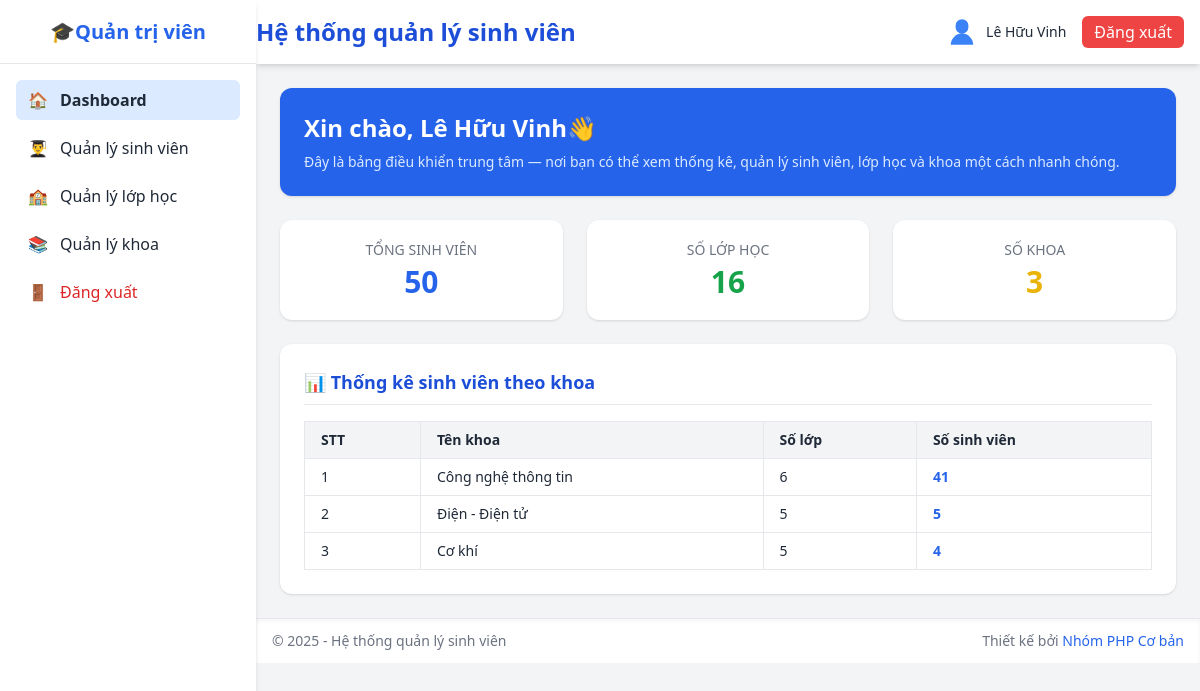
Page /admin (signed in) on the committed database.
### tables this page shows
CREATE TABLE `khoa` (
  `makhoa` varchar(20) NOT NULL,
  `tenkhoa` varchar(100) NOT NULL,
  `mota` text DEFAULT NULL
);

### database/pdo.php (called while the page is built, shortened)
<?php
class DB
{
    private static $pdo = null;
    private static function connect_pdo(): \PDO
    {
        $host = DB_HOST;
        $user = DB_USERNAME;
        $pass = DB_PASSWORD;
        $db   = DB_NAME;
        $charset = DB_CHARSET;
        $dsn = "mysql:host={$host};dbname={$db};charset={$charset}";
        try {
            $options = [
                \PDO::ATTR_ERRMODE => \PDO::ERRMODE_EXCEPTION,
                \PDO::ATTR_DEFAULT_FETCH_MODE => \PDO::FETCH_ASSOC,
                \PDO::ATTR_EMULATE_PREPARES => false,
            ];
            return new \PDO($dsn, $user, $pass, $options);
        } catch (\PDOException $e) {
            die('Kết nối PDO thất bại: ' . $e->getMessage());
        }
    }
    private static function init()
    {
        if (self::$pdo === null) {
            self::$pdo = self::connect_pdo();
        }
    }
    public static function getPdo()
    {
        return self::$pdo;
    }
    public static function select(string $sql, array $params = []): array
    {
        $stmt = self::getPdo()->prepare($sql);
        $stmt->execute($params);
        return $stmt->fetchAll();
    }
    public static function selectOne(string $sql, array $params = []): ?array
    {
        $stmt = self::getPdo()->prepare($sql);
        $stmt->execute($params);
        $row = $stmt->fetch();
        return $row === false ? null : $row;
    }
}

### admin/index.php (the view, shortened to what this page needs)
<?php
include('../includes/sidebar.php');
include('../includes/header.php');
?>
<section class="bg-blue-600 text-white rounded-xl p-6 shadow">
  <h2 class="text-2xl font-semibold">Xin chào, <?php if (isset($_SESSION['fullname'])) {
                                                  echo htmlspecialchars($_SESSION['fullname']);
                                                } else {
                                                  echo 'Khách';
                                                } ?>👋</h2>
  <p class="mt-2 text-blue-100 text-sm">
    Đây là bảng điều khiển trung tâm — nơi bạn có thể xem thống kê, quản lý sinh viên, lớp học và khoa một cách nhanh chóng.
  </p>
</section>
<?php
$stats = [
    'total_students' => DB::selectOne('SELECT COUNT(*) as count FROM sinh_vien')['count'] ?? 0,
    'total_classes' => DB::selectOne('SELECT COUNT(*) as count FROM lop')['count'] ?? 0,
    'total_faculties' => DB::selectOne('SELECT COUNT(*) as count FROM khoa')['count'] ?? 0
];
?>
<section class="grid grid-cols-1 sm:grid-cols-3 gap-6">
  <div class="bg-white p-5 rounded-xl shadow text-center hover:shadow-md transition">
    <h3 class="text-gray-500 text-sm uppercase">Tổng sinh viên</h3>
    <p class="text-3xl font-bold text-blue-600 mt-1"><?php echo number_format($stats['total_students']); ?></p>
  </div>
  <div class="bg-white p-5 rounded-xl shadow text-center hover:shadow-md transition">
    <h3 class="text-gray-500 text-sm uppercase">Số lớp học</h3>
    <p class="text-3xl font-bold text-green-600 mt-1"><?php echo number_format($stats['total_classes']); ?></p>
  </div>
  <div class="bg-white p-5 rounded-xl shadow text-center hover:shadow-md transition">
    <h3 class="text-gray-500 text-sm uppercase">Số khoa</h3>
    <p class="text-3xl font-bold text-yellow-500 mt-1"><?php echo number_format($stats['total_faculties']); ?></p>
  </div>
</section>
<?php
$faculty_stats = DB::select("
    SELECT
        k.makhoa,
        k.tenkhoa,
        COUNT(DISTINCT l.malop) as total_classes,
        COUNT(sv.mssv) as total_students
    FROM khoa k
    LEFT JOIN lop l ON l.makhoa = k.makhoa
    LEFT JOIN sinh_vien sv ON sv.malop = l.malop
    GROUP BY k.makhoa, k.tenkhoa
    ORDER BY total_students DESC
");
?>
<section class="bg-white rounded-xl shadow p-6">
  <h3 class="text-lg font-semibold text-blue-700 border-b pb-2 mb-4">📊 Thống kê sinh viên theo khoa</h3>
  <div class="overflow-x-auto">
    <table class="min-w-full border border-gray-200 text-sm text-left">
      <thead class="bg-gray-100">
        <tr>
          <th class="px-4 py-2 border">STT</th>
          <th class="px-4 py-2 border">Tên khoa</th>
          <th class="px-4 py-2 border">Số lớp</th>
          <th class="px-4 py-2 border">Số sinh viên</th>
        </tr>
      </thead>
      <tbody>
        <?php foreach ($faculty_stats as $index => $stat): ?>
        <tr class="hover:bg-blue-50 transition">
          <td class="px-4 py-2 border"><?php echo $index + 1; ?></td>
          <td class="px-4 py-2 border"><?php echo htmlspecialchars($stat['tenkhoa']); ?></td>
          <td class="px-4 py-2 border"><?php echo number_format($stat['total_classes']); ?></td>
          <td class="px-4 py-2 border font-semibold text-blue-600"><?php echo number_format($stat['total_students']); ?></td>
        </tr>
        <?php endforeach; ?>
      </tbody>
    </table>
  </div>
</section>
<?php include('../includes/footer.php'); ?>

### rows in the picture
khoa: tenkhoa "Công nghệ thông tin", total_classes "6", total_students "41"
khoa: tenkhoa "Điện - Điện tử", total_classes "5", total_students "5"
khoa: tenkhoa "Cơ khí", total_classes "5", total_students "4"

### other values in the picture
$page_title "Hệ thống quản lý sinh viên"
$_SESSION['fullname'] "Lê Hữu Vinh"
$stats['total_students'] "50"
$stats['total_classes'] "16"
$stats['total_faculties'] "3"
